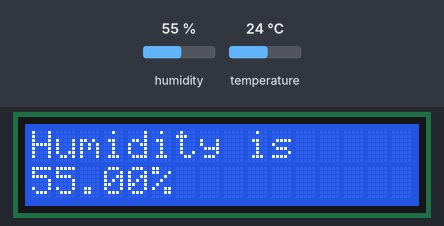
A sketch run on a simulated Arduino Uno, built with avr-gcc and run on an emulated ATmega328P. Shown: 16×2 character LCD. The test bench sets the inputs (shaded band); at power-on: humidity 55 %, temperature 24 °C. What the sketch prints to the serial monitor is not drawn.

Above: at 1.7 s.
1.8 s: humidity set to 22 %
At 7.1 s:
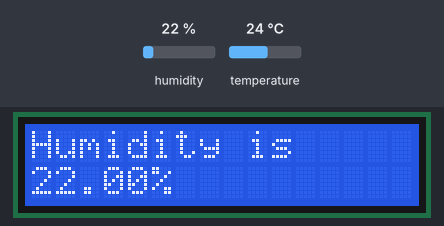
9.1 s: temperature set to 12 °C
At 14.1 s:
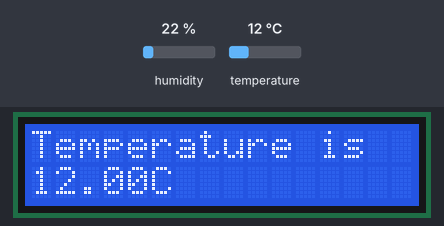
15.1 s: humidity set to 40 %
At 16.5 s:
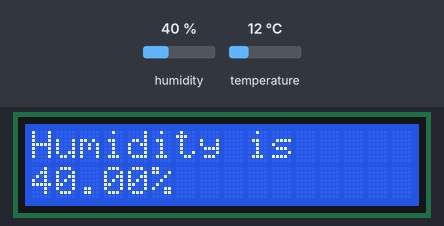
21.1 s: temperature set to 19 °C
At 30.6 s:
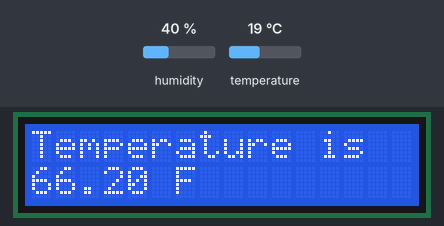
Timing chart, 0 to 32.1 s (numbered marks = the images above; inputs shaded):
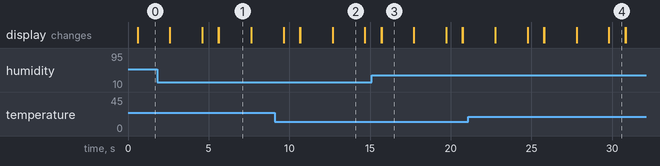

The sketch:

Temperature_LCDdisplay_Uno.ino
```cpp
#include <DHT.h>
#include <LiquidCrystal.h>
#define Type DHT11
int sensePin = 2;
DHT HT(sensePin,Type);
float humidity;
float tempC;
float tempF;
int setTime = 500;
int dt = 1000;
//LCD DISPLAY
int rs = 7;
int en = 8;
int d4 = 9;
int d5 = 10;
int d6 = 11;
int d7 = 12;
LiquidCrystal lcd(rs,en,d4,d5,d6,d7);
int shortW = 2000;

void setup() {
  // put your setup code here, to run once:
Serial.begin(9600);
HT.begin();
delay(setTime);
lcd.begin(16,2);
}

void loop() {
  // put your main code here, to run repeatedly:
humidity = HT.readHumidity();
tempC = HT.readTemperature();
tempF = HT.readTemperature(true);


Serial.print("Humidity: ");
lcd.setCursor(0,0);
lcd.print("Humidity is");
Serial.print(humidity);
Serial.print("%");
lcd.setCursor(0,1);
lcd.print(humidity);
lcd.print("%");

delay(shortW);

lcd.clear();

Serial.print(" Temperature: ");
lcd.setCursor(0,0);
lcd.print("Temperature is");
Serial.print(tempC);
lcd.setCursor(0,1);
lcd.print(tempC);
lcd.print("C");

delay(shortW);

lcd.clear();

Serial.print(" C ");


lcd.setCursor(0,0);
lcd.print("Temperature is");
lcd.setCursor(0,1);
Serial.print(tempF);
lcd.print(tempF);
Serial.println(" F ");
lcd.print(" F ");
delay(dt);

lcd.clear();
}
```

Measured:
- what the display in image 1 shows lasts 2.0 s, from 5.6 s to 7.6 s
- what the display in image 4 shows lasts 1.0 s, from 29.8 s to 30.8 s
